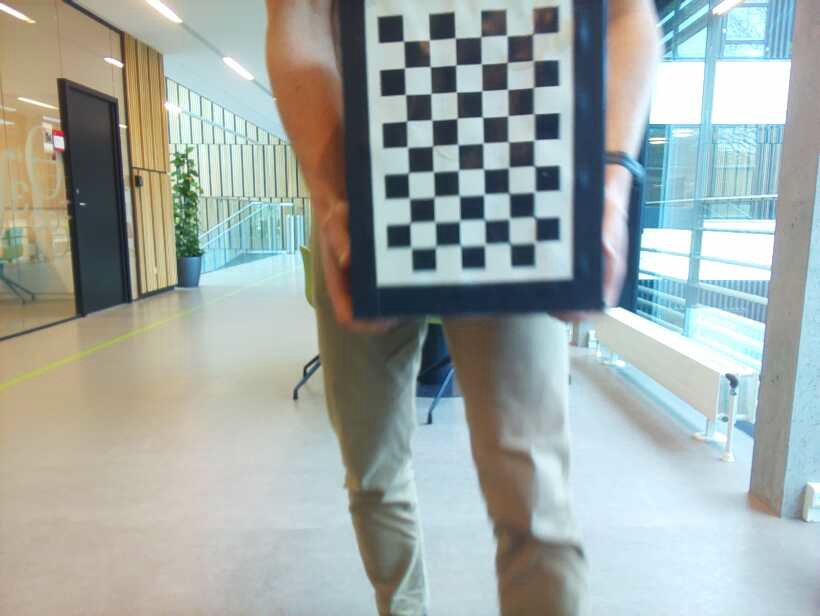
#> input picture cheackerImages/Try3/checker_2025_Feb_27_112107_002.jpg, 820 x 616 px; its folder holds only this picture in this run
$ python CameraCalibration.py
#> lines starting #> are read from the running program, lines starting #| are printed output that depends on the picture; after the words box and inside, x2 and y2 are one past the last pixel; in counts of white or black regions, pixels touching at a corner belong together; long printed decimals are rounded
import cv2
import numpy as np
import glob
import pickle
import os
# Calibration settings
CHECKERBOARD = (9, 6)  # Change this to match your checkerboard pattern (internal corners, not squares)
SQUARE_SIZE = 25  # Square size in mm (optional, only needed for real-world scaling)
IMAGE_FOLDER = "cheackerImages/Try3"  # Folder containing calibration images
RECTIFIED_FOLDER = "cheackerImages/rectified3"  # Folder to save rectified images
# Prepare object points (3D points in real-world space)
objp = np.zeros((CHECKERBOARD[0] * CHECKERBOARD[1], 3), np.float32)
objp[:, :2] = np.mgrid[0:CHECKERBOARD[0], 0:CHECKERBOARD[1]].T.reshape(-1, 2)
objp *= SQUARE_SIZE  # Scale to real-world units

# Arrays to store object points and image points
objpoints = []  # 3D points
imgpoints = []  # 2D points

# Load images
images = glob.glob(f"{IMAGE_FOLDER}/*.jpg")  # Modify for your image format
print(images)
for fname in images:
    img = cv2.imread(fname)
#> img is the input picture: shape (616, 820, 3); mean B, G, R 164.6, 168.5, 159.8
    gray = cv2.cvtColor(img, cv2.COLOR_BGR2GRAY)
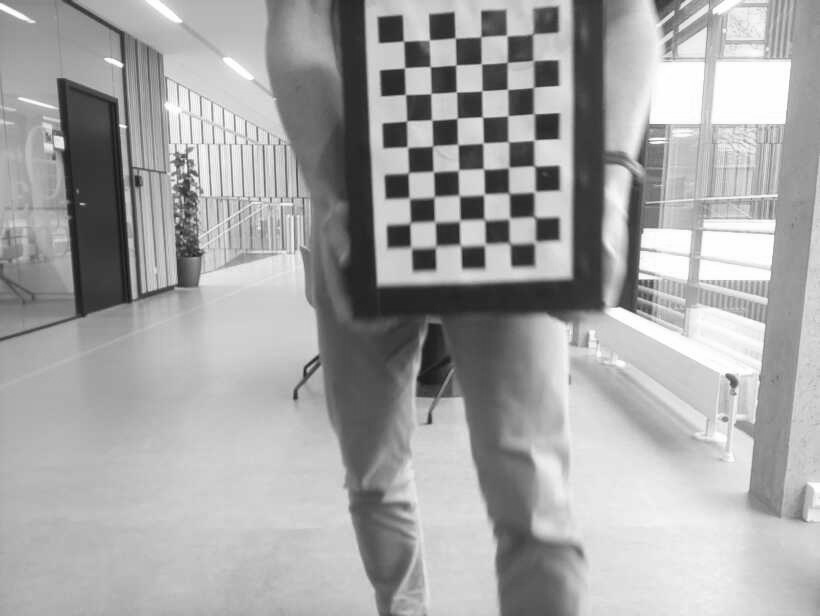
#> gray: shape (616, 820); min 22, max 255, mean 165.5

    # Find the chessboard corners
    ret, corners = cv2.findChessboardCorners(gray, CHECKERBOARD, None)
#> ret = True; corners = 54 rows, first 8: [532.4, 33.52], [533.6, 60.08], [532.6, 87.19], [535.6, 113.5], [533.3, 139.6], [533.2, 166.8], [535.1, 192.2], [534.4, 217.1]

    if ret:
        objpoints.append(objp)
        corners2 = cv2.cornerSubPix(gray, corners, (11, 11), (-1, -1),
                                    criteria=(cv2.TERM_CRITERIA_EPS + cv2.TERM_CRITERIA_MAX_ITER, 30, 0.001))
#> corners2 = 54 rows, first 8: [532.8, 33.78], [533.2, 60.64], [533.5, 87.39], [533.9, 113.7], [534.2, 140], [534.4, 165.9], [534.5, 191.7], [534.5, 217]
        imgpoints.append(corners2)

        cv2.drawChessboardCorners(img, CHECKERBOARD, corners2, ret)
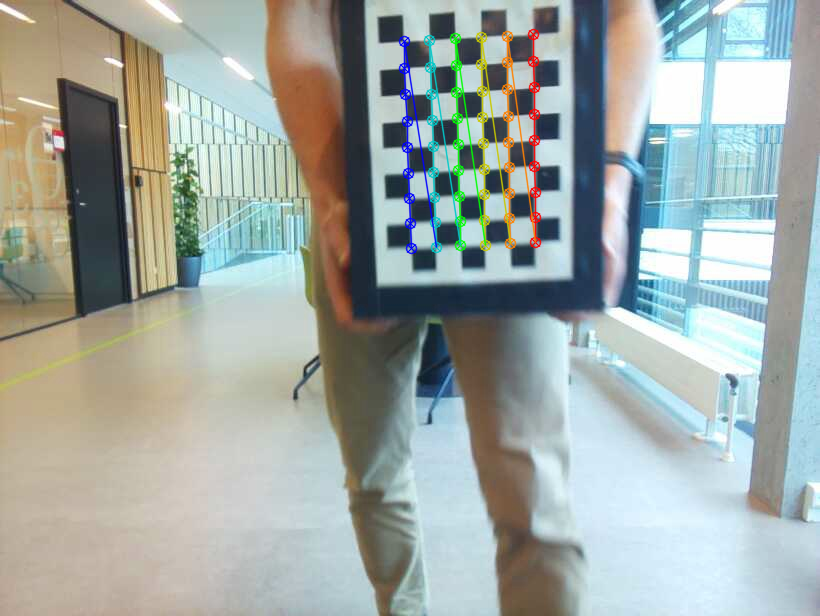
#> img: shape (616, 820, 3); 2.14% of pixels changed, all inside (x1, y1, x2, y2) = (398, 28, 542, 255)
        cv2.imshow(f'Corners in {fname}', img)
        cv2.waitKey(500)  # Display for 500ms

    else:
        print(f"Checkerboard not found in {fname}")

cv2.destroyAllWindows()

# Perform camera calibration
ret, camera_matrix, dist_coeffs, rvecs, tvecs = cv2.calibrateCamera(objpoints, imgpoints, gray.shape[::-1], None, None)
#> ret = 0.2; camera_matrix = [[580.9, 0, 396.4], [0, 567.3, 378.8], [0, 0, 1]]; dist_coeffs = [[0.133, -0.0433, 0.000368, -0.00703, -0.117]]; rvecs = ([0.0791, -0.0153, 1.54],); tvecs = ([133.1, -340.8, 579.7],)

# Save the calibration results
calibration_data = {
    "camera_matrix": camera_matrix,
    "dist_coeffs": dist_coeffs,
    "rvecs": rvecs,
    "tvecs": tvecs
}
#> calibration_data = {'camera_matrix': [[580.9, 0, 396.4], [0, 567.3, 378.8], [0, 0, 1]], 'dist_coeffs': [[0.133, -0.0433, 0.000368, -0.00703, -0.117]], 'rvecs': ([0.0791, -0.0153, 1.54],), 'tvecs': ([133.1, -340.8, 579.7],)}
with open("camera_calibration.pkl", "wb") as f:
    pickle.dump(calibration_data, f)

print("Camera matrix:")
print(camera_matrix)
#| [[580.949   0.         396.381]
#|  [  0.         567.278 378.842]
#|  [  0.           0.           1.        ]]
print("\nDistortion coefficients:")
print(dist_coeffs)
#| [[ 0.1326 -0.04334  0.000368 -0.007032 -0.1168]]

# Create rectified image folder if it doesn't exist
if not os.path.exists(RECTIFIED_FOLDER):
    os.makedirs(RECTIFIED_FOLDER)

# Rectify images using the calibration data
for fname in images:
    img = cv2.imread(fname)
    h, w = img.shape[:2]
    new_camera_matrix, roi = cv2.getOptimalNewCameraMatrix(camera_matrix, dist_coeffs, (w, h), 1, (w, h))
#> new_camera_matrix = [[544.5, 0, 363.8], [0, 527, 400], [0, 0, 1]]; roi = (12, 63, 738, 546)

    # Undistort image
    dst = cv2.undistort(img, camera_matrix, dist_coeffs, None, new_camera_matrix)
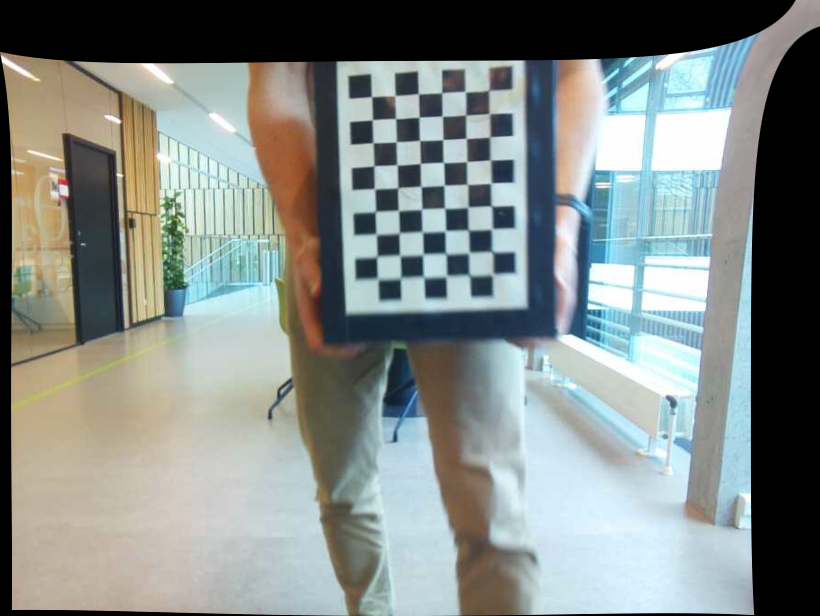
#> dst: shape (616, 820, 3); mean B, G, R 135.4, 138.3, 131

    # Crop the image based on ROI
    x, y, w, h = roi
#> x = 12; y = 63; w = 738; h = 546
    dst = dst[y:y+h, x:x+w]
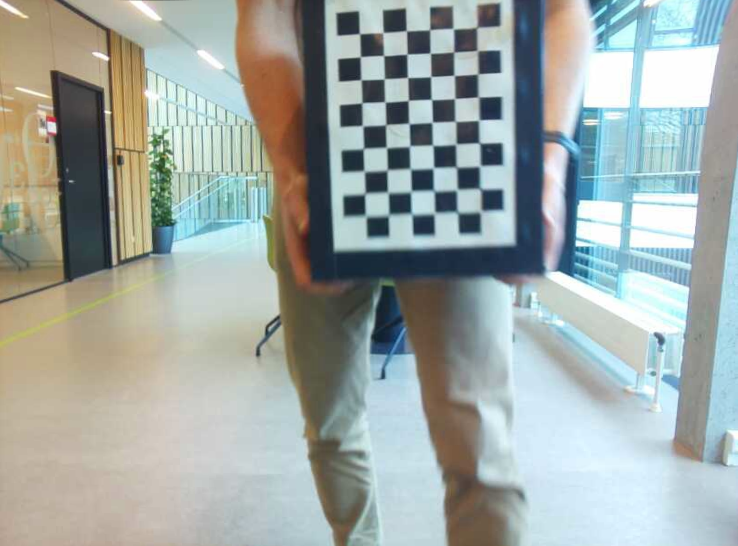
#> dst: shape (546, 738, 3); mean B, G, R 164.7, 168.4, 159.4

    # Save rectified image
    rectified_fname = os.path.join(RECTIFIED_FOLDER, os.path.basename(fname))
    cv2.imwrite(rectified_fname, dst)

print("Rectified images saved in 'rectified' folder.")

$ run again, on cheackerImages/Try3/checker_2025_Feb_27_112116_006.jpg
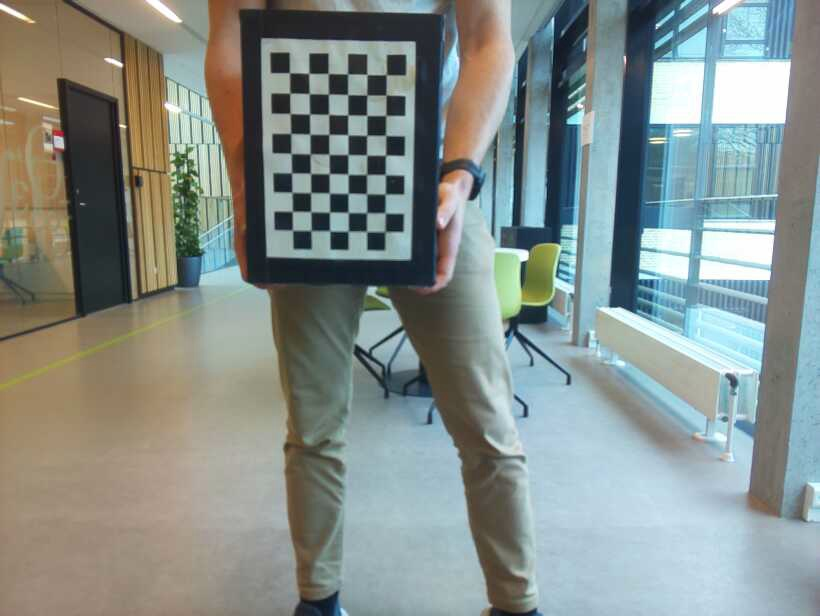
#> input picture cheackerImages/Try3/checker_2025_Feb_27_112116_006.jpg, 820 x 616 px
#> img is the input picture: shape (616, 820, 3); mean B, G, R 138.7, 142.7, 133.2
#> `gray = cv2.cvtColor(img, cv2.COLOR_BGR2GRAY)`:
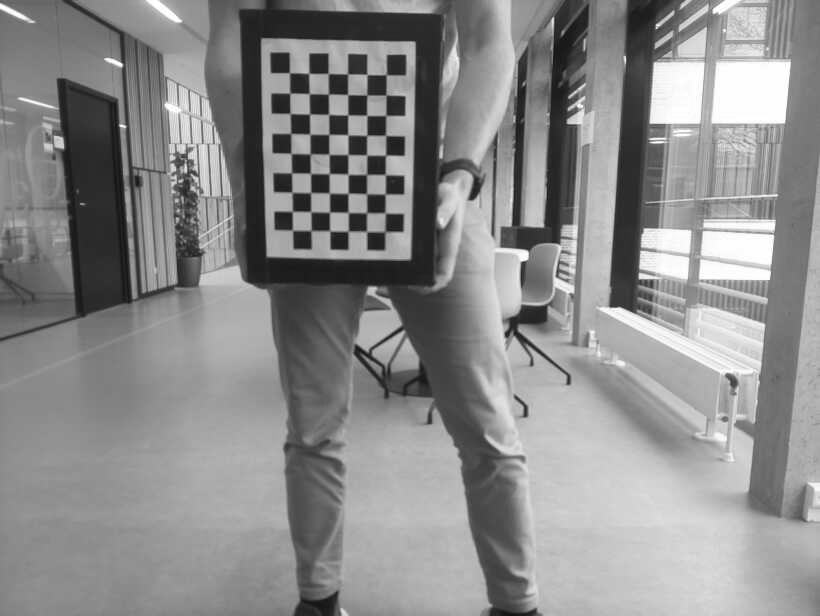
#> gray: shape (616, 820); min 11, max 255, mean 139.4
#> `ret, corners = cv2.findChessboardCorners(gray, CHECKERBOARD, None)`: ret = True; corners = 54 rows, first 8: [386.1, 74.69], [386.2, 94.7], [385.4, 114.9], [386.1, 135.2], [385.8, 155.4], [385.4, 174.5], [384.8, 193.6], [385.4, 212.7]
#> corners2 = 54 rows, first 8: [386.3, 74.7], [386.1, 94.94], [385.8, 115.5], [385.6, 135.5], [385.6, 155.2], [385.4, 174.6], [385.2, 194.1], [385.2, 212.9]
#> img: shape (616, 820, 3); 1.78% of pixels changed, all inside (x1, y1, x2, y2) = (283, 67, 393, 239)
#> `ret, camera_matrix, dist_coeffs, rvecs, tvecs = cv2.calibrateCamera(ob..`: ret = 0.124; camera_matrix = [[471.6, 0, 406.5], [0, 466.4, 350.2], [0, 0, 1]]; dist_coeffs = [[0.1, 0.0265, 0.00566, 0.00352, -0.124]]; rvecs = ([0.0608, -0.0687, 1.58],); tvecs = ([-27.13, -362.5, 627],)
#> calibration_data = {'camera_matrix': [[471.6, 0, 406.5], [0, 466.4, 350.2], [0, 0, 1]], 'dist_coeffs': [[0.1, 0.0265, 0.00566, 0.00352, -0.124]], 'rvecs': ([0.0608, -0.0687, 1.58],), 'tvecs': ([-27.13, -362.5, 627],)}
#| [[471.556   0.         406.515]
#|  [  0.         466.438 350.240]
#|  [  0.           0.           1.        ]]
#| [[ 0.1003  0.02646  0.005663  0.003518 -0.1239]]
#> new_camera_matrix = [[405.7, 0, 425.3], [0, 456.3, 350.8], [0, 0, 1]]; roi = (87, 19, 677, 577)
#> `x, y, w, h = roi`: x = 87; y = 19; w = 677; h = 577
#> `dst = dst[y:y+h, x:x+w]`:
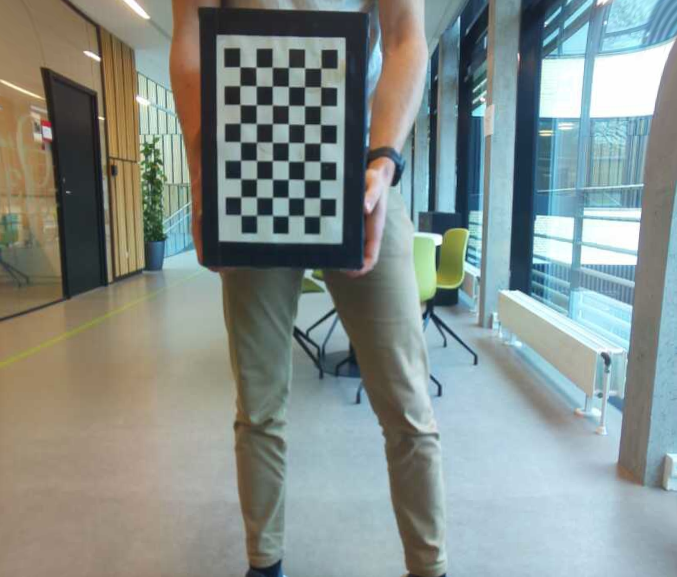
#> dst: shape (577, 677, 3); mean B, G, R 138.6, 142.6, 133

$ run again, on cheackerImages/Try3/checker_2025_Feb_27_112119_007.jpg
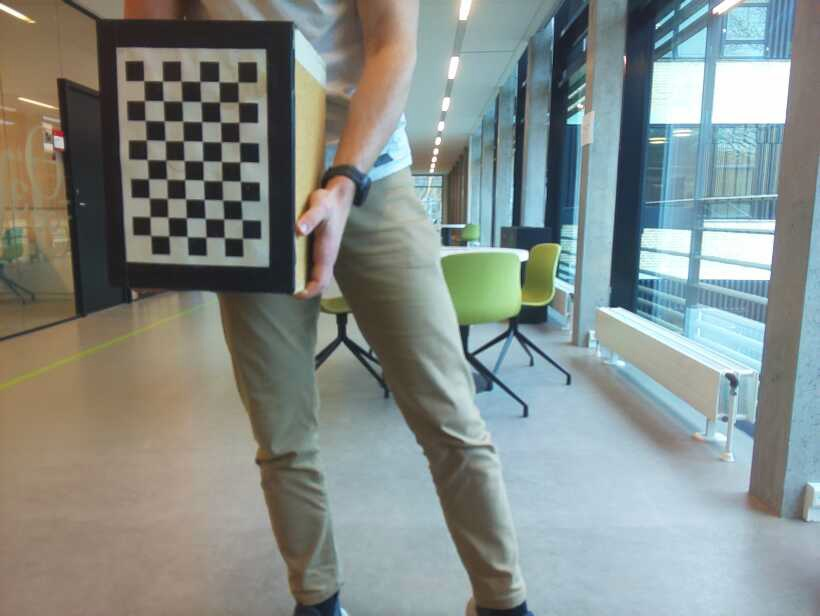
#> input picture cheackerImages/Try3/checker_2025_Feb_27_112119_007.jpg, 820 x 616 px
#> img is the input picture: shape (616, 820, 3); mean B, G, R 136.2, 140.3, 132.3
#> `ret, corners = cv2.findChessboardCorners(gray, CHECKERBOARD, None)`: ret = True; corners = 54 rows, first 8: [237.5, 81.49], [238.9, 101.3], [238.3, 121.6], [240, 142], [239.7, 161.5], [240, 181.4], [240.6, 199.8], [242.1, 219.4]
#> corners2 = 54 rows, first 8: [237.9, 81.99], [238.3, 102.1], [238.8, 122.4], [239.3, 142.2], [240, 161.8], [240.5, 181.2], [241, 200.6], [242.1, 219.4]
#> `cv2.drawChessboardCorners(img, CHECKERBOARD, corners2, ret)`:
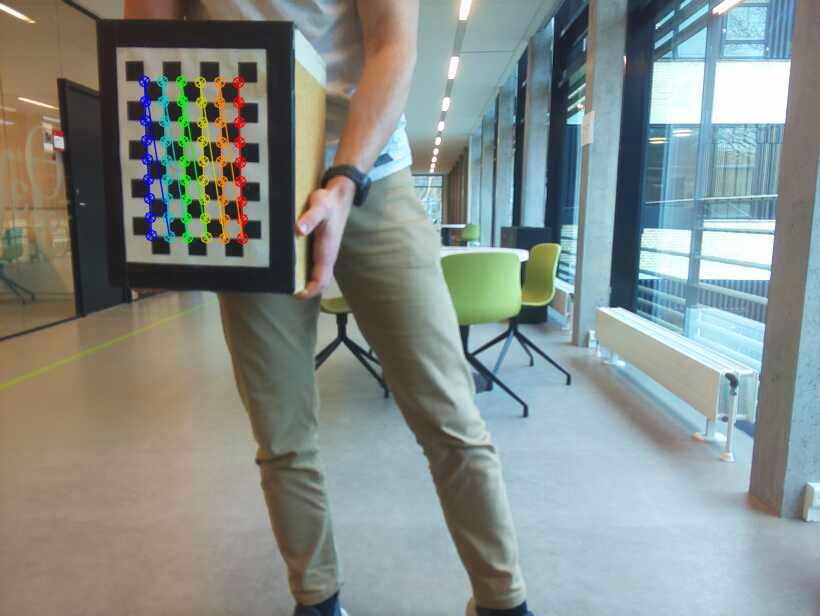
#> img: shape (616, 820, 3); 1.77% of pixels changed, all inside (x1, y1, x2, y2) = (138, 75, 249, 245)
#> `ret, camera_matrix, dist_coeffs, rvecs, tvecs = cv2.calibrateCamera(ob..`: ret = 0.213; camera_matrix = [[1064.8, 0, 435.1], [0, 1048.9, 358], [0, 0, 1]]; dist_coeffs = [[0.903, -5.41, 0.00345, 0.0328, 14.42]]; rvecs = ([0.226, -0.0668, 1.59],); tvecs = ([-256.9, -359.2, 1412.9],)
#> calibration_data = {'camera_matrix': [[1064.8, 0, 435.1], [0, 1048.9, 358], [0, 0, 1]], 'dist_coeffs': [[0.903, -5.41, 0.00345, 0.0328, 14.42]], 'rvecs': ([0.226, -0.0668, 1.59],), 'tvecs': ([-256.9, -359.2, 1412.9],)}
#| [[1.06481014e+03 0.00000000e+00 4.35077887e+02]
#|  [0.00000000e+00 1.04894387e+03 3.57983701e+02]
#|  [0.00000000e+00 0.00000000e+00 1.00000000e+00]]
#| [[ 9.03166800e-01 -5.41027437e+00  3.45148198e-03  3.28358046e-02
#|    1.44154639e+01]]
#> new_camera_matrix = [[1121.4, 0, 446.8], [0, 1091.9, 356.9], [0, 0, 1]]; roi = (16, 17, 792, 585)
#> `x, y, w, h = roi`: x = 16; y = 17; w = 792; h = 585
#> `dst = dst[y:y+h, x:x+w]`:
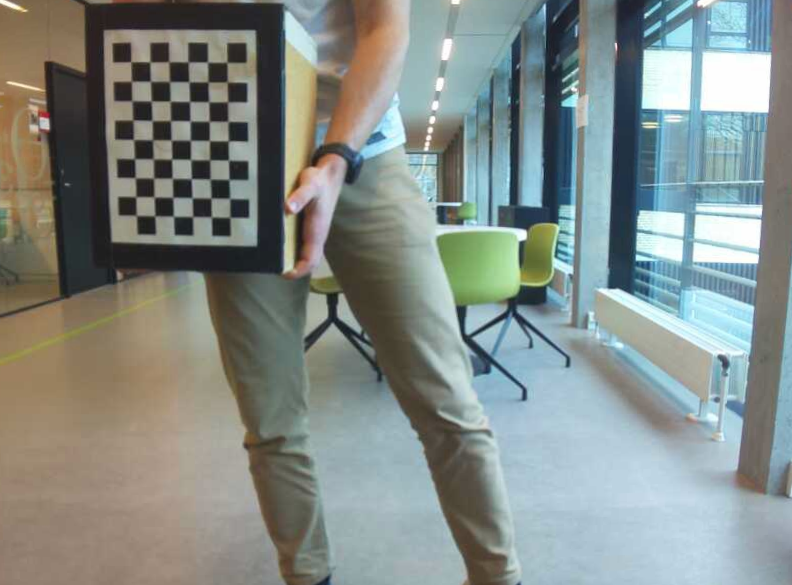
#> dst: shape (585, 792, 3); mean B, G, R 135.7, 139.9, 131.7

$ run again, on cheackerImages/Try3/checker_2025_Feb_27_112121_008.jpg
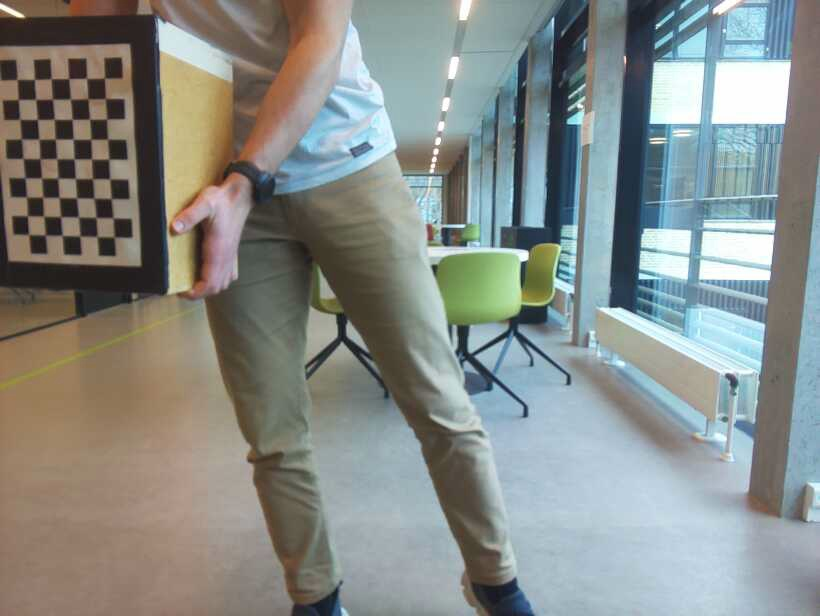
#> input picture cheackerImages/Try3/checker_2025_Feb_27_112121_008.jpg, 820 x 616 px
#> img is the input picture: shape (616, 820, 3); mean B, G, R 135.9, 139.9, 135
#> `ret, corners = cv2.findChessboardCorners(gray, CHECKERBOARD, None)`: ret = True; corners = 54 rows, first 8: [103.8, 77.58], [105.7, 97.62], [106.4, 119], [108, 138.7], [109.3, 159.6], [109.1, 179.8], [109.9, 197.7], [112.9, 218]
#> corners2 = 54 rows, first 8: [104.5, 77.99], [105.4, 98.49], [106.7, 119], [107.6, 139.2], [108.8, 159.1], [109.7, 178.8], [111.2, 198.6], [113.1, 217.8]
#> `cv2.drawChessboardCorners(img, CHECKERBOARD, corners2, ret)`:
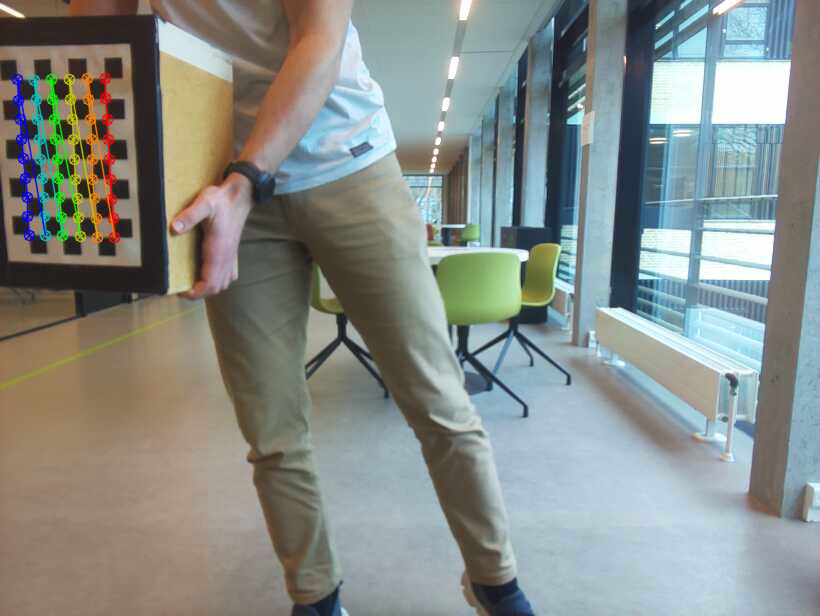
#> img: shape (616, 820, 3); 1.77% of pixels changed, all inside (x1, y1, x2, y2) = (11, 72, 121, 244)
#> `ret, camera_matrix, dist_coeffs, rvecs, tvecs = cv2.calibrateCamera(ob..`: ret = 0.359; camera_matrix = [[743, 0, 407.5], [0, 718.6, 348.3], [0, 0, 1]]; dist_coeffs = [[0.461, -1.68, -0.0463, 0.00547, 2.03]]; rvecs = ([0.203, 0.0774, 1.57],); tvecs = ([-386.4, -343.4, 1008.9],)
#> calibration_data = {'camera_matrix': [[743, 0, 407.5], [0, 718.6, 348.3], [0, 0, 1]], 'dist_coeffs': [[0.461, -1.68, -0.0463, 0.00547, 2.03]], 'rvecs': ([0.203, 0.0774, 1.57],), 'tvecs': ([-386.4, -343.4, 1008.9],)}
#| [[742.967     0.         407.481]
#|  [  0.         718.578 348.276]
#|  [  0.           0.           1.        ]]
#| [[ 0.4615 -1.685 -0.04634   0.005471  2.027]]
#> new_camera_matrix = [[753.7, 0, 411.5], [0, 742.5, 326.6], [0, 0, 1]]; roi = (28, 11, 763, 595)
#> `x, y, w, h = roi`: x = 28; y = 11; w = 763; h = 595
#> `dst = dst[y:y+h, x:x+w]`:
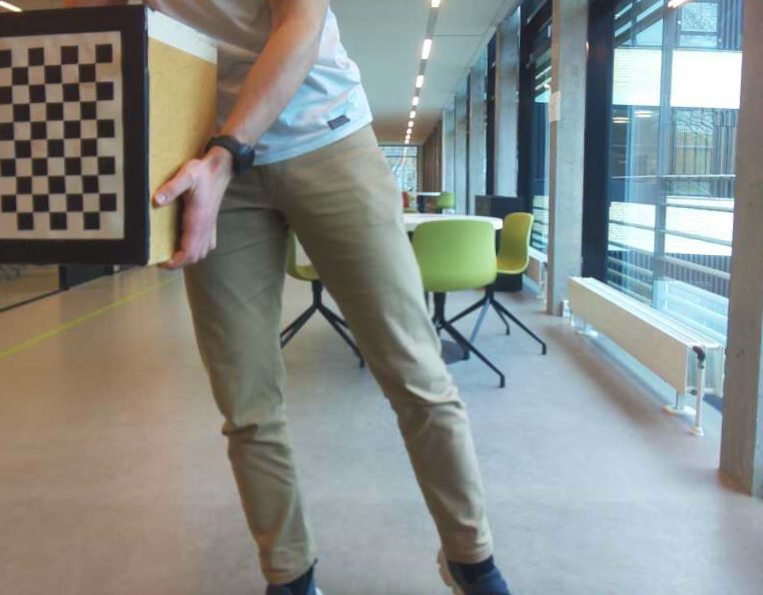
#> dst: shape (595, 763, 3); mean B, G, R 136.5, 140.6, 135.6
